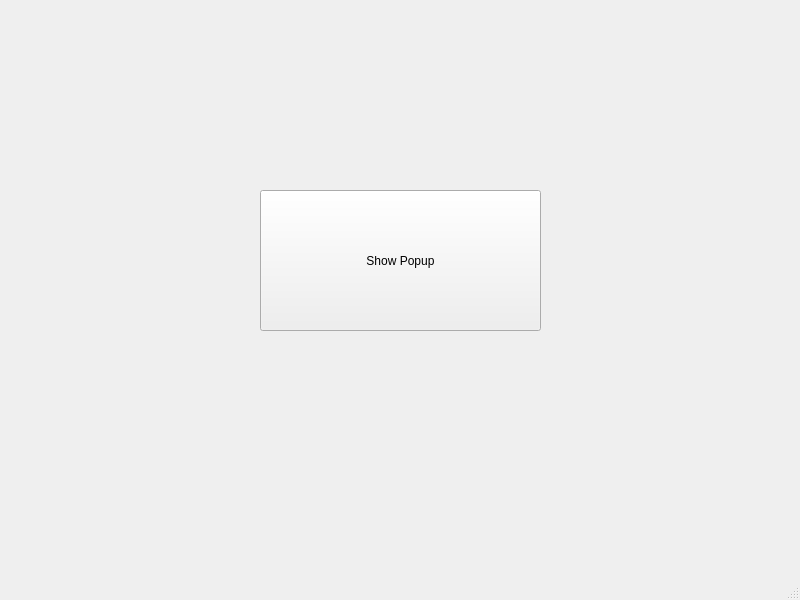
<?xml version="1.0" encoding="UTF-8"?>
<ui version="4.0">
 <class>MainWindow</class>
 <widget class="QMainWindow" name="MainWindow">
  <property name="geometry">
   <rect>
    <x>0</x>
    <y>0</y>
    <width>800</width>
    <height>600</height>
   </rect>
  </property>
  <property name="windowTitle">
   <string>MainWindow</string>
  </property>
  <widget class="QWidget" name="centralwidget">
   <widget class="QPushButton" name="pushButton">
    <property name="geometry">
     <rect>
      <x>260</x>
      <y>190</y>
      <width>281</width>
      <height>141</height>
     </rect>
    </property>
    <property name="text">
     <string>Show Popup</string>
    </property>
   </widget>
  </widget>
  <widget class="QMenuBar" name="menubar">
   <property name="geometry">
    <rect>
     <x>0</x>
     <y>0</y>
     <width>800</width>
     <height>21</height>
    </rect>
   </property>
  </widget>
  <widget class="QStatusBar" name="statusbar"/>
 </widget>
 <resources/>
 <connections/>
</ui>
